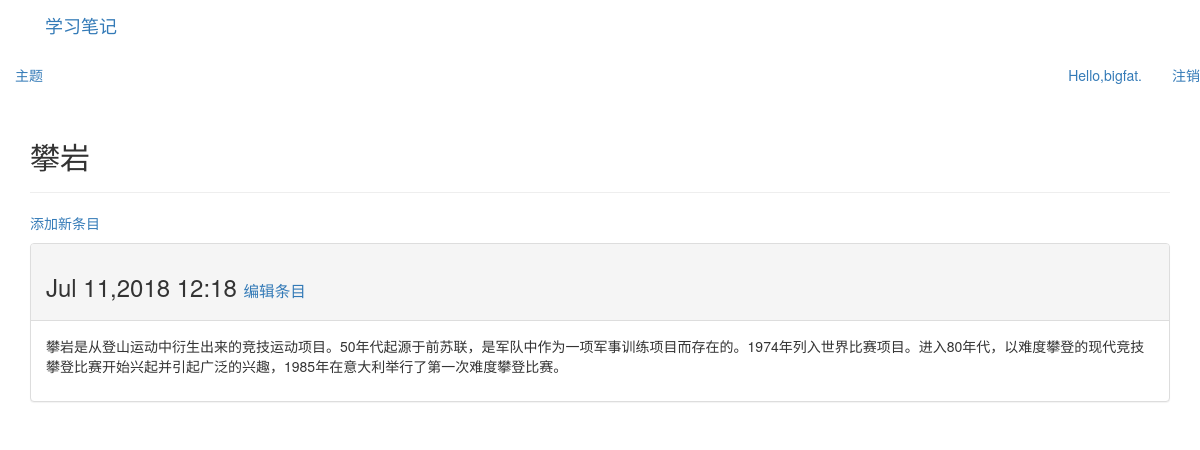
The page /topics/2/ (signed in) on the database its author committed.
### logs/models.py (models this page shows, shortened)
class Topic(models.Model):
	text = models.CharField(max_length = 200)
	date_added = models.DateTimeField(auto_now_add = True)
	owner = models.ForeignKey(User,on_delete=models.CASCADE)
	def __str__(self):
		return self.text

class Entry(models.Model):
	topic = models.ForeignKey(Topic,on_delete=models.CASCADE)
	text = models.TextField()
	date_added = models.DateTimeField(auto_now_add = True)
	class Meta:
		verbose_name_plural='entries'

### logs/views.py (the view)
# urls.py: path('topics/<int:topic_id>/',views.topic,name='topic'),
@login_required
def topic(request,topic_id):
	topic = Topic.objects.get(id=topic_id)
	entries = topic.entry_set.order_by('-date_added')
	context = {'topic':topic,'entries':entries}
	return render(request,'logs/topic.html',context)

### logs/templates/logs/topic.html
{% extends "logs/base.html" %}
{% block header %}
	<h2>{{topic}}</h2>
{% endblock header %}
{% block content %}
<p>
  <a href="{% url 'new_entry' topic.id %}">添加新条目</a>
</p>
{% for entry in entries %}
	<div class="panel panel-default">
		<div class="panel-heading">
			<h3>
				{{entry.date_added|date:'M d,Y H:i'}}
				<small>
					<a href="{% url 'edit_entry' entry.id %}">编辑条目</a>
				</small>
			</h3>
		</div>
		<div class="panel-body">
			{{entry.text|linebreaks}}
		</div>
	</div>
{% empty %}
	该主题还没有添加条目。
{% endfor %}
{% endblock content %}

### logs/templates/logs/base.html (shortened to what this page needs)
{% load bootstrap3 %}
<!DOCTYPE html>
<html lang="zh">
	<head>
		{% bootstrap_css %}
	</head>
<body>
<nav class="nav nav-default navbar-static-top">
	<div class="container">
			<div class="navbar-header">
				<a class="navbar-brand" href="{% url 'index' %}">学习笔记</a>
			</div>
	</div>
	<div id="navbar" class="navbar-collapse collapse">
		<ul class="nav navbar-nav">
			<li><a href="{% url 'topics' %}">主题</a></li>
		</ul>
	<ul class="nav navbar-nav navbar-right">
		{% if user.is_authenticated %}
			<li><a>Hello,{{user.username}}.</a></li>
			<li><a href="{% url 'logout' %}">注销</a></li>
		{% else %}
			<li><a href="{% url 'register' %}">注册</a></li>
			<li><a href="{% url 'login' %}">登录</a></li>
		{% endif %}
	</ul>
	</div>
</nav>
<div class="container">
	<div class="page-header">
		{% block header %}{% endblock header %}
	</div>
	<div>
		{% block content %}{% endblock content %}
	</div>
</div>
</body>
</html>

### rows shown on the page
Topic: text "攀岩"
Entry: date_added "Jul 11,2018 12:18", text "攀岩是从登山运动中衍生出来的竞技运动项目。50年代起源于前苏联，是军队中作为一项军事训练项目而存在的。1974年列入世界比赛项目。进入80年代，以难度攀登的现代竞技攀登比赛开始兴起并引起广泛的兴趣，1985年在意大利举行了第一次难度攀登比赛。"

### other values the page prints
{{ user.username }} "bigfat"
